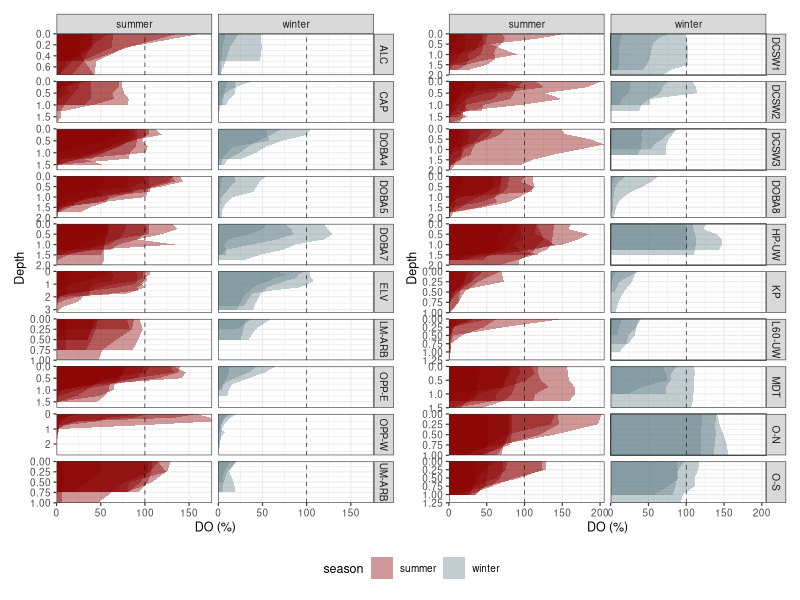
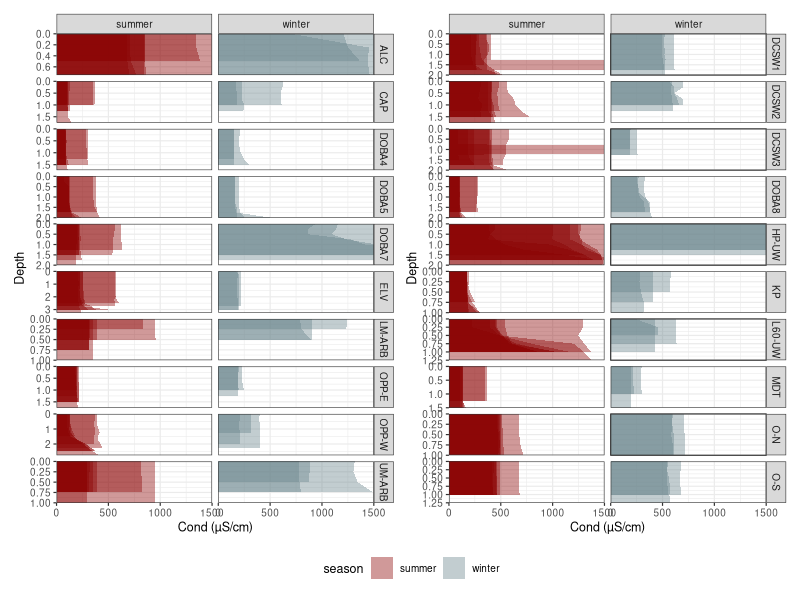
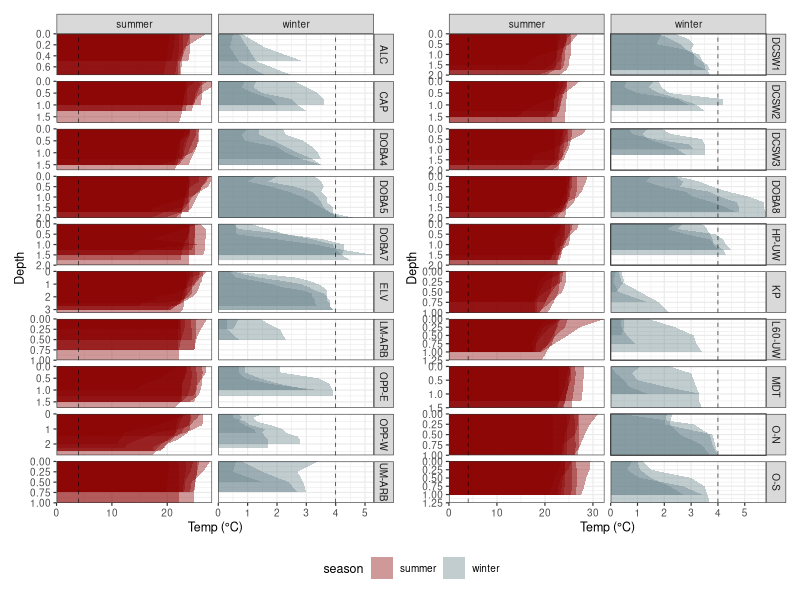
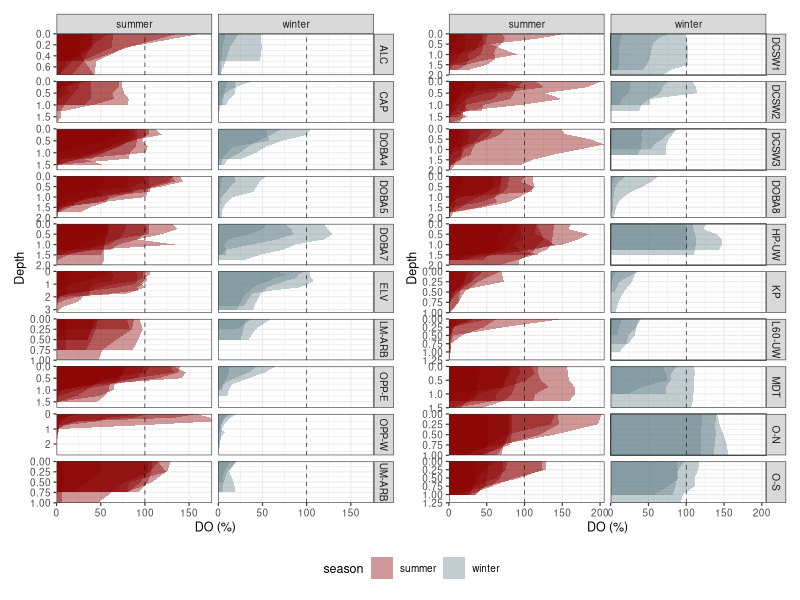
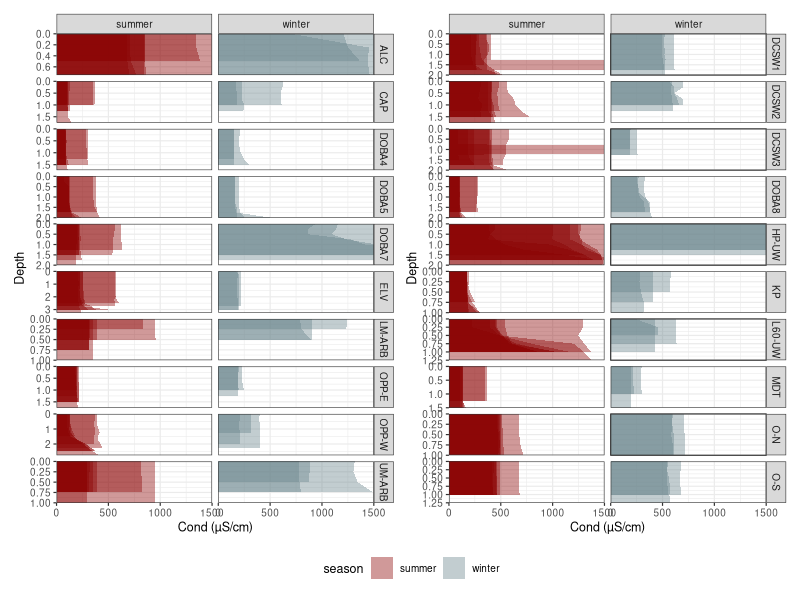
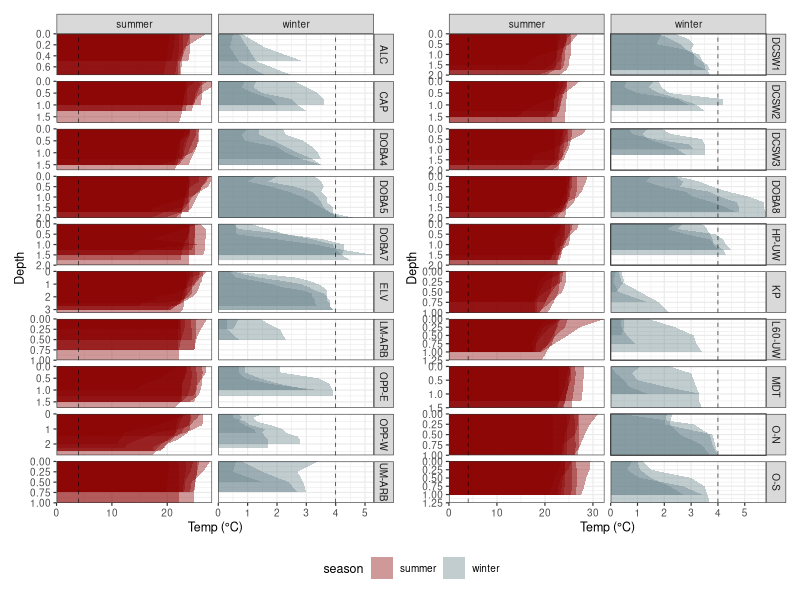

R code for these plots, in order:
library(tidyverse)
library(lubridate)
library(patchwork)

raw = read_csv('data/tempdo/tempdo.csv') |> 
  mutate(season = case_when(month(DATE) <= 3 ~ 'winter',
                            month(DATE) > 3 ~ 'summer'))


ponds = unique(raw$pond)


p1 = ggplot(raw |> filter(pond %in% ponds[1:10])) +
  geom_ribbon(aes(x = Depth, ymin = 0, ymax = DO_Percent, group = DATE, fill = season), 
              alpha = 0.4) +
  geom_hline(yintercept = 100, linetype = 2, size = 0.2) +
  scale_fill_manual(values = c('red4','lightblue4')) +
  coord_flip(expand = 0) +
  scale_x_reverse() +
  ylab('DO (%)') +
  facet_grid(pond~season, scales = 'free_y') +
  theme_bw(base_size = 9)

p2 = ggplot(raw |> filter(pond %in% ponds[11:20])) +
  geom_ribbon(aes(x = Depth, ymin = 0, ymax = DO_Percent, group = DATE, fill = season), 
              alpha = 0.4) +
  geom_hline(yintercept = 100, linetype = 2, size = 0.2) +
  scale_fill_manual(values = c('red4','lightblue4')) +
  coord_flip(expand = 0) +
  scale_x_reverse() +
  ylab('DO (%)') +
  facet_grid(pond~season, scales = 'free_y') +
  theme_bw(base_size = 9)

p1 + p2 + plot_layout(guides = 'collect') &
  theme(legend.position = 'bottom')
ggsave('figures/profiles/pondsdo.png', height = 9, width = 6.5, dpi = 500, units = 'in')



p3 = ggplot(raw |> filter(pond %in% ponds[1:10])) +
  geom_ribbon(aes(x = Depth, ymin = 0, ymax = Conductivity, group = DATE, fill = season), 
              alpha = 0.4) +
  # geom_hline(yintercept = 100, linetype = 2, size = 0.2) +
  scale_fill_manual(values = c('red4','lightblue4')) +
  coord_flip(expand = 0, ylim = c(0,1500)) +
  scale_x_reverse() +
  ylab('Cond (µS/cm)') +
  facet_grid(pond~season, scales = 'free_y') +
  theme_bw(base_size = 9)

p4 = ggplot(raw |> filter(pond %in% ponds[11:20])) +
  geom_ribbon(aes(x = Depth, ymin = 0, ymax = Conductivity, group = DATE, fill = season), 
              alpha = 0.4) +
  # geom_hline(yintercept = 100, linetype = 2, size = 0.2) +
  scale_fill_manual(values = c('red4','lightblue4')) +
  coord_flip(expand = 0, ylim = c(0,1500)) +
  scale_x_reverse() +
  ylab('Cond (µS/cm)') +
  facet_grid(pond~season, scales = 'free_y') +
  theme_bw(base_size = 9)

p3 + p4 + plot_layout(guides = 'collect') &
  theme(legend.position = 'bottom')
ggsave('figures/profiles/pondscond.png', height = 9, width = 6.5, dpi = 500, units = 'in')

p5 = ggplot(raw |> filter(pond %in% ponds[1:10])) +
  geom_ribbon(aes(x = Depth, ymin = 0, ymax = Temp_C, group = DATE, fill = season), 
              alpha = 0.4) +
  geom_hline(yintercept = 4, linetype = 2, size = 0.2) +
  scale_fill_manual(values = c('red4','lightblue4')) +
  coord_flip(expand = 0) +
  scale_x_reverse() +
  ylab('Temp (°C)') +
  facet_grid(pond~season, scales = 'free') +
  theme_bw(base_size = 9)

p6 = ggplot(raw |> filter(pond %in% ponds[11:20])) +
  geom_ribbon(aes(x = Depth, ymin = 0, ymax = Temp_C, group = DATE, fill = season), 
              alpha = 0.4) +
  geom_hline(yintercept = 4, linetype = 2, size = 0.2) +
  scale_fill_manual(values = c('red4','lightblue4')) +
  coord_flip(expand = 0) +
  scale_x_reverse() +
  ylab('Temp (°C)') +
  facet_grid(pond~season, scales = 'free') +
  theme_bw(base_size = 9)

p5 + p6 + plot_layout(guides = 'collect') &
  theme(legend.position = 'bottom')
ggsave('figures/profiles/pondstemp.png', height = 9, width = 6.5, dpi = 500, units = 'in')


